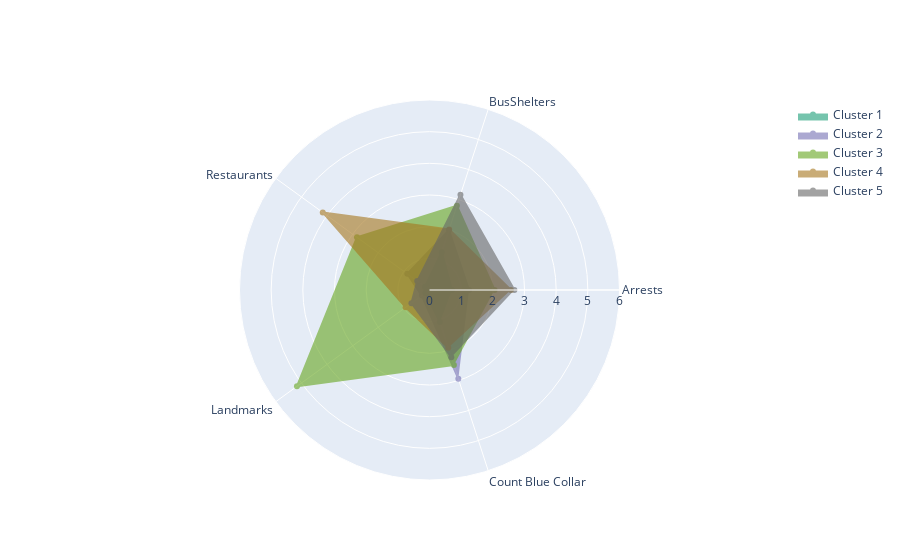

Write notebook code for a chart like this one.
### Code cell
f.plotter(df, 'heirarchical')

### Figure 1 — Plotly figure (JSON) as saved in the notebook; plotly's stock layout.template omitted (floating-point values rounded to 4 significant figures)
{"data": [{"fill": "toself", "fillcolor": "#1B9E77", "line": {"color": "#1B9E77"}, "name": "Cluster 1", "opacity": 0.6, "r": [0.711, 1.255, 0.1807, 0.1619, 1.061, 1], "theta": ["Arrests", "BusShelters", "Restaurants", "Landmarks", "Count Blue Collar"], "type": "scatterpolar"}, {"fill": "toself", "fillcolor": "#7570B3", "line": {"color": "#7570B3"}, "name": "Cluster 2", "opacity": 0.6, "r": [1.249, 1.989, 0.8666, 0.3008, 2.945, 2], "theta": ["Arrests", "BusShelters", "Restaurants", "Landmarks", "Count Blue Collar"], "type": "scatterpolar"}, {"fill": "toself", "fillcolor": "#66A61E", "line": {"color": "#66A61E"}, "name": "Cluster 3", "opacity": 0.6, "r": [2.054, 2.798, 2.831, 5.173, 2.494, 3], "theta": ["Arrests", "BusShelters", "Restaurants", "Landmarks", "Count Blue Collar"], "type": "scatterpolar"}, {"fill": "toself", "fillcolor": "#A6761D", "line": {"color": "#A6761D"}, "name": "Cluster 4", "opacity": 0.6, "r": [2.571, 2.012, 4.167, 0.9327, 1.918, 4], "theta": ["Arrests", "BusShelters", "Restaurants", "Landmarks", "Count Blue Collar"], "type": "scatterpolar"}, {"fill": "toself", "fillcolor": "#666666", "line": {"color": "#666666"}, "name": "Cluster 5", "opacity": 0.6, "r": [2.681, 3.163, 0.479, 0.7053, 2.231, 5], "theta": ["Arrests", "BusShelters", "Restaurants", "Landmarks", "Count Blue Collar"], "type": "scatterpolar"}], "layout": {"autosize": true, "polar": {"angularaxis": {"type": "category"}, "radialaxis": {"autorange": false, "range": [0, 6], "type": "linear", "visible": true}}, "showlegend": true}}
